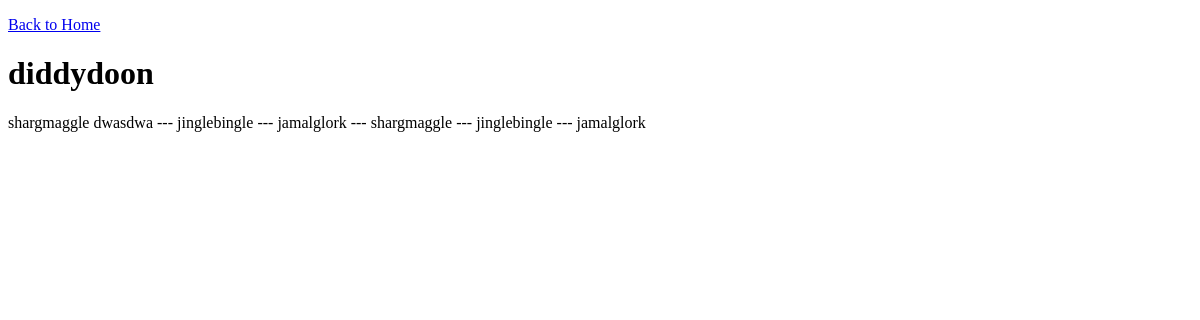
/page/diddyblodden, run on an earlier commit of the app's database.
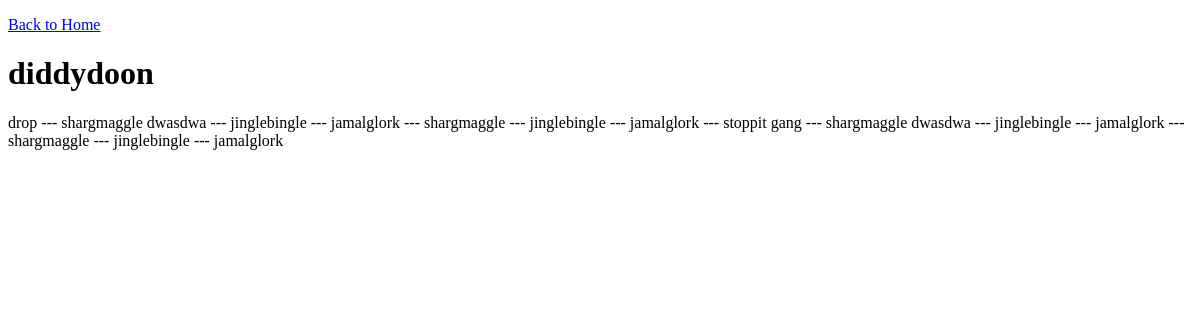
And on a later commit of the database.
### tables this page shows
CREATE TABLE page (link TEXT, name TEXT, content TEXT, author TEXT DEFAULT 'anonymous');

### __init__.py (the view)
@app.route("/page/<link>")
def view_page(link):
    page = get_page(link)
    if not page:
        return "Page not found", 404
    name = page[1]
    content = page[2]
    db = sqlite3.connect(DB_FILE)
    c = db.cursor()
    c.execute("SELECT author FROM page WHERE link = ?", (link,))
    author_row = c.fetchone()
    db.close()
    author = author_row[0] if author_row else ""
    return render_template("page.html", name=name, content=content, author=author, username=session.get("username"))

### __init__.py (called while the page is built)
def get_page(link):
    db = sqlite3.connect(DB_FILE)
    c = db.cursor()
    c.execute("SELECT link, name, content FROM page WHERE link = ?", (link,))
    row = c.fetchone()
    db.close()
    return row

### templates/page.html (shortened to what this page needs)
<!DOCTYPE html>
<html>
<head>
</head>
<body>
  <p><a href="/homepage">Back to Home</a></p>
  <h1>{{ name }}</h1>
  <div>{{ content }}</div>
</body>
</html>

What changed in the data, as far as the page shows it:
changed page "diddydoon": content "shargmaggle dwasdwa --- jinglebingle --- jamalglork --- shargmaggle --- jinglebingle --- jamalglork" → "drop --- shargmaggle dwasdwa --- jinglebingle --- jamalglork --- shargmaggle --- jinglebingle --- jamalglork --- stoppit gang --- shargmaggle dwasdwa --- jinglebingle…"
